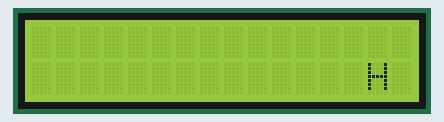
This sketch was run on a simulated Arduino Uno, built with avr-gcc and run on an emulated ATmega328P. Shown: 16×2 character LCD.

Above: at 0.1 s.
At 1.6 s:
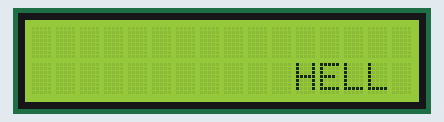
At 3.6 s:
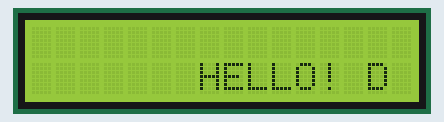
At 7.7 s:
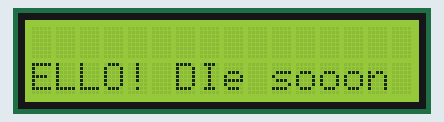
At 11.2 s:
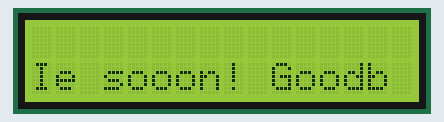
At 15.2 s:
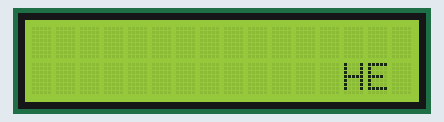

The sketch:

LCD1.ino
```cpp
#include<LiquidCrystal.h>

char array1[] = "HELLO! DIe sooon! Goodbye!!";
int tim = 500; //the value of delay time
LiquidCrystal lcd(4, 6, 10, 11, 12, 13);        //initialize the library with number of interface pins.
void setup() {
  lcd.begin(16, 2);         //set up the number of columns and rows in the lcd
}

void loop() {
  lcd.setCursor(15, 1);       //set the cursor to column 15, line 0
  for(int position_counter = 0; position_counter<= sizeof(array1); position_counter++){
    lcd.scrollDisplayLeft(); //scrolls display to left side
    lcd.print(array1[position_counter]);
    _delay_ms(tim);
  }
  lcd.clear();
}
```

Measured:
- by itself, everything shown: repeats every 14.6 s, in 30 steps
- what the display in image 1 shows lasts 0.5 s, from 1.6 s to 2.1 s
